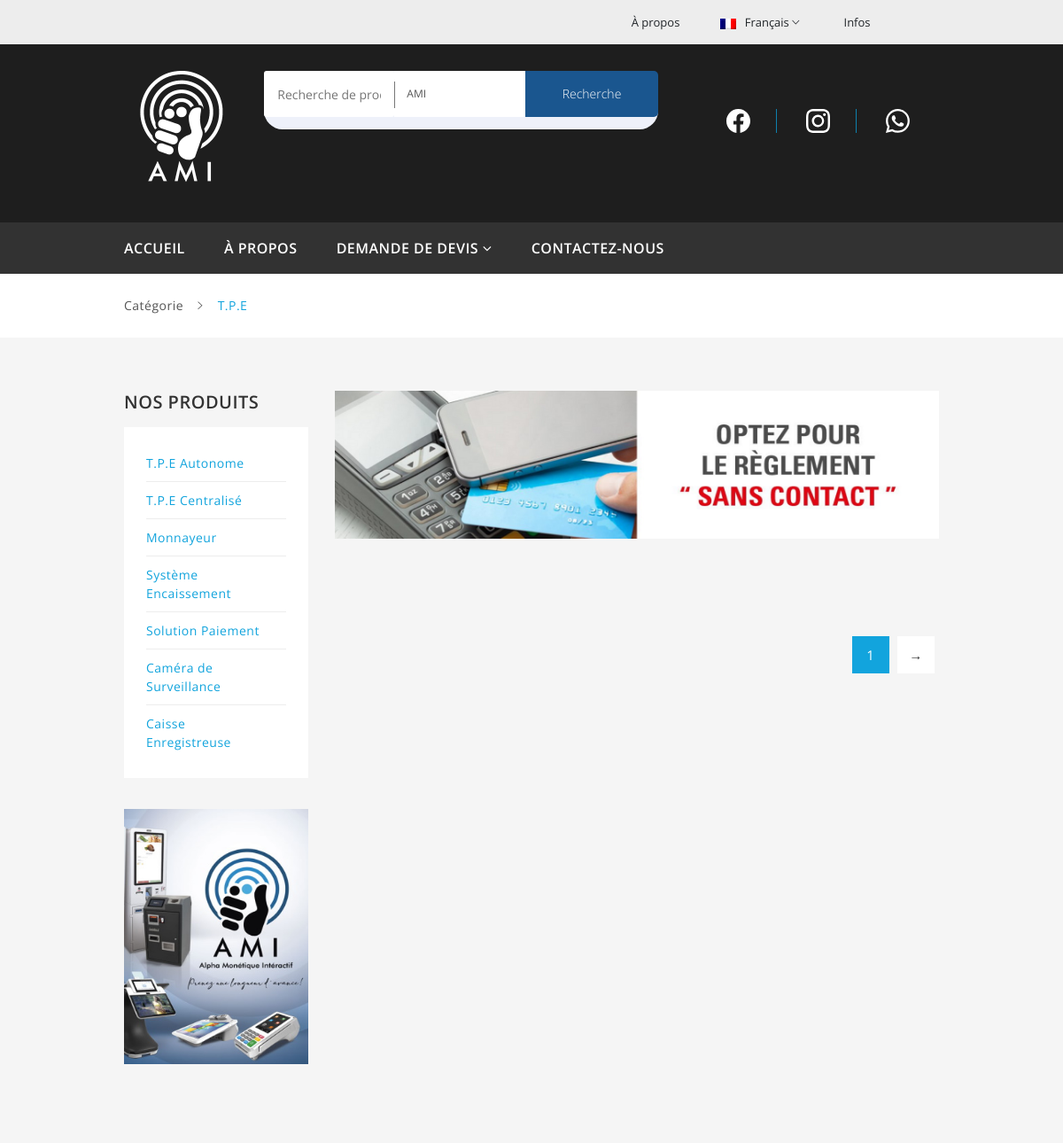
The app's page /tpe-centralise.php (upper part), older data.
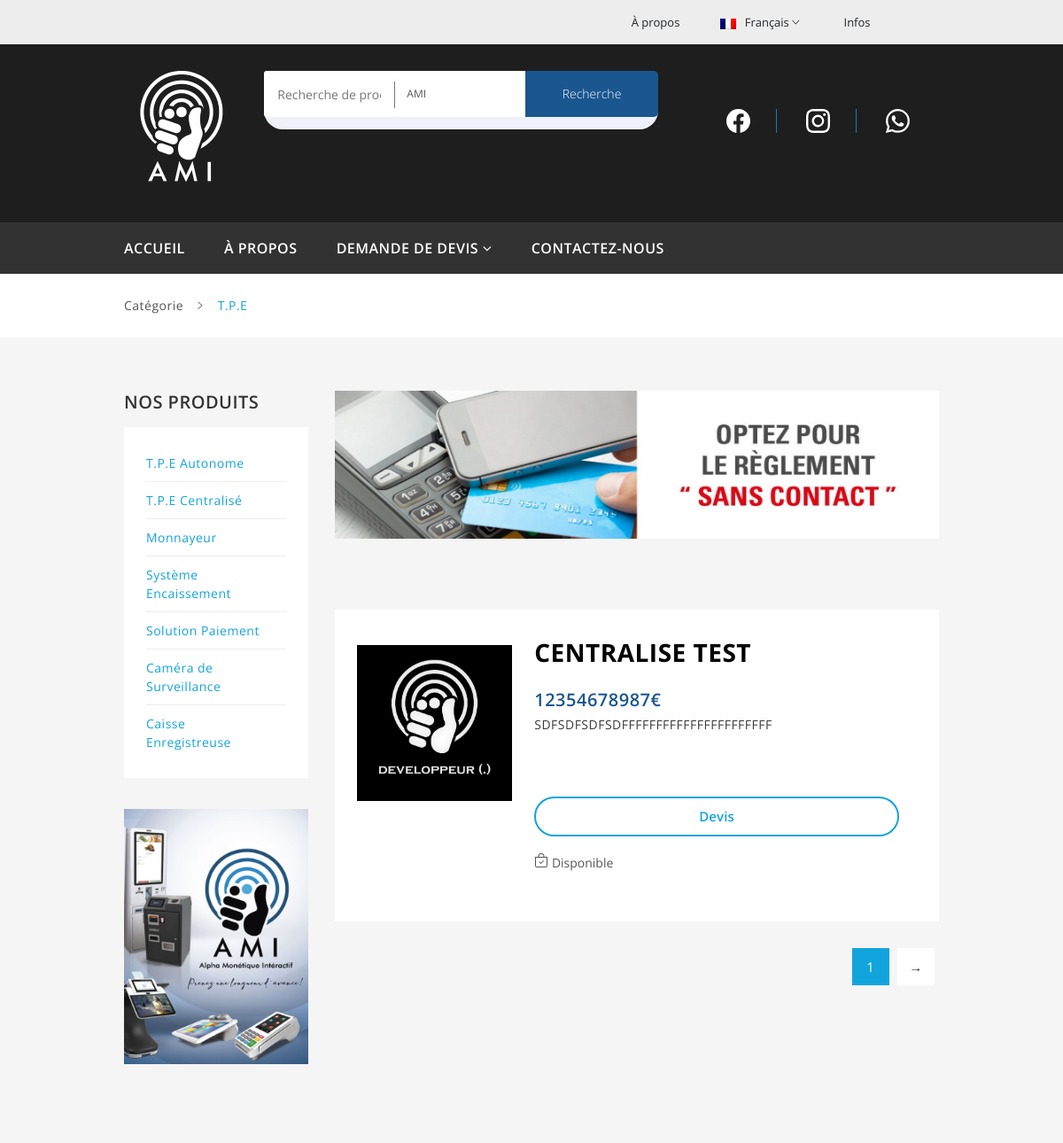
The same page, newer data.
### tables this page shows
CREATE TABLE `centralise` (
  `id` int(11) NOT NULL,
  `titre` varchar(255) NOT NULL,
  `contenu` text NOT NULL,
  `images_name` varchar(100) NOT NULL,
  `price` text NOT NULL
);

### tpe-centralise.php (the view, shortened to what the rows shown need)
<php ?>
    <!doctype html>
    <html class="no-js" lang="fr">
    <head>
        <link rel="stylesheet" href="http://localhost/AMI/assets/css/bootstrap.min.css">
        <link rel="stylesheet" href="http://localhost/AMI/assets/css/font-awesome.min.css">
        <link rel="stylesheet" href="http://localhost/AMI/assets/css/ionicons.min.css">
        <link rel="stylesheet" href="http://localhost/AMI/assets/css/css-plugins-call.css">
        <link rel="stylesheet" href="http://localhost/AMI/assets/css/bundle3.css">
        <link rel="stylesheet" href="http://localhost/AMI/assets/css/main6.css">
        <link rel="stylesheet" href="http://localhost/AMI/assets/css/responsive.css">
        <link rel="stylesheet" href="http://localhost/AMI/assets/css/colors.css">
    </head>
    <body>
        <div class="wrapper home-one single-product-page">
            <div class="shop-page-wraper">
                <div class="container">
                    <div class="row">
                        <div class="col-xs-12 col-md-9 shop-content">
                            <div class="product-toolbar">
                                <div class="shop-page-product-area tab-content">
                                    <div id="list" class="tab-pane fade in show active">
                                        <div class="row">
                                            <?php
                                            require_once("articles/TPE/admin/includes/database.php");
                                            $req=$db->prepare('SELECT *FROM centralise');
                                            $req->execute();
                                            while ($reponse=$req->fetch(PDO::FETCH_OBJ)) {?>
                                            <div class="col-sm-12">
                                                <div class="single-product-area">
                                                    <div class="product-wrapper listview">
                                                        <div class="list-col4">
                                                            <div class="product-image">
                                                                <a href="devis-achat-tpe.php">
                                                                    <img src="http://localhost/AMI/articles/TPE/admin/assets/images/<?php echo $reponse->images_name; ?>"
                                                                        alt="">
                                                                </a>
                                                            </div>
                                                        </div>
                                                        <div class="list-col8">
                                                            <div class="product-info">
                                                                <h2><a
                                                                        href="single-product.html"><?php echo $reponse->titre; ?></a>
                                                                </h2>
                                                                <span class="price">
                                                                    <?php echo $reponse->price; ?>
                                                                </span>
                                                                <div class="product-desc">
                                                                    <p><?php echo substr($reponse->contenu, 0,100); ?>
                                                                    </p>
                                                                </div>
                                                            </div>
                                                            <div class="actions-wrapper"><br><br>
                                                                <div class="add-to-cart">
                                                                    <a href="devis-achat-tpe.php">Devis</a>
                                                                </div>
                                                                <div class="star-actions">
                                                                    <ul class="actions">
                                                                        <li><a href=""> Disponible</a></li>
                                                                    </ul>
                                                                </div>
                                                            </div>
                                                        </div>
                                                    </div>
                                                </div>
                                            </div>
                                            <?php }
                                            ?>
                                        </div>
                                    </div>
                                </div>
                            </div>
                        </div>
                    </div>
                </div>
            </div>
        </div>
    </body>
    </html>

Row changes from the older to the newer data that the page shows:
added centralise: images_name (picture), titre "CENTRALISE TEST", price "12354678987€", contenu "SDFSDFSDFSDFFFFFFFFFFFFFFFFFFFFFF"
